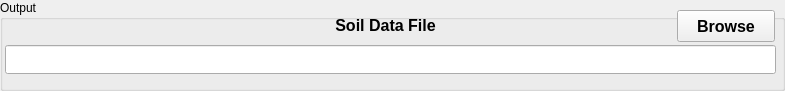
  <widget class="QGroupBox" name="groupBoxOutput">
   <property name="geometry">
    <rect>
     <x>5</x>
     <y>100</y>
     <width>785</width>
     <height>91</height>
    </rect>
   </property>
   <property name="title">
    <string>Output</string>
   </property>
   <widget class="QLabel" name="textLabel2">
    <property name="geometry">
     <rect>
      <x>320</x>
      <y>10</y>
      <width>131</width>
      <height>31</height>
     </rect>
    </property>
    <property name="font">
     <font>
      <family>Arial</family>
      <pointsize>12</pointsize>
      <weight>75</weight>
      <bold>true</bold>
     </font>
    </property>
    <property name="text">
     <string>Soil Data File</string>
    </property>
    <property name="alignment">
     <set>Qt::AlignCenter</set>
    </property>
   </widget>
   <widget class="QPushButton" name="pushButtonSoilDataFile">
    <property name="geometry">
     <rect>
      <x>677</x>
      <y>10</y>
      <width>98</width>
      <height>32</height>
     </rect>
    </property>
    <property name="font">
     <font>
      <pointsize>12</pointsize>
      <weight>75</weight>
      <bold>true</bold>
     </font>
    </property>
    <property name="text">
     <string>Browse</string>
    </property>
    <property name="autoDefault">
     <bool>false</bool>
    </property>
   </widget>
   <widget class="QLineEdit" name="lineEditSoilDataFile">
    <property name="geometry">
     <rect>
      <x>5</x>
      <y>45</y>
      <width>771</width>
      <height>29</height>
     </rect>
    </property>
    <property name="font">
     <font>
      <pointsize>11</pointsize>
      <weight>75</weight>
      <bold>true</bold>
     </font>
    </property>
   </widget>
  </widget>
